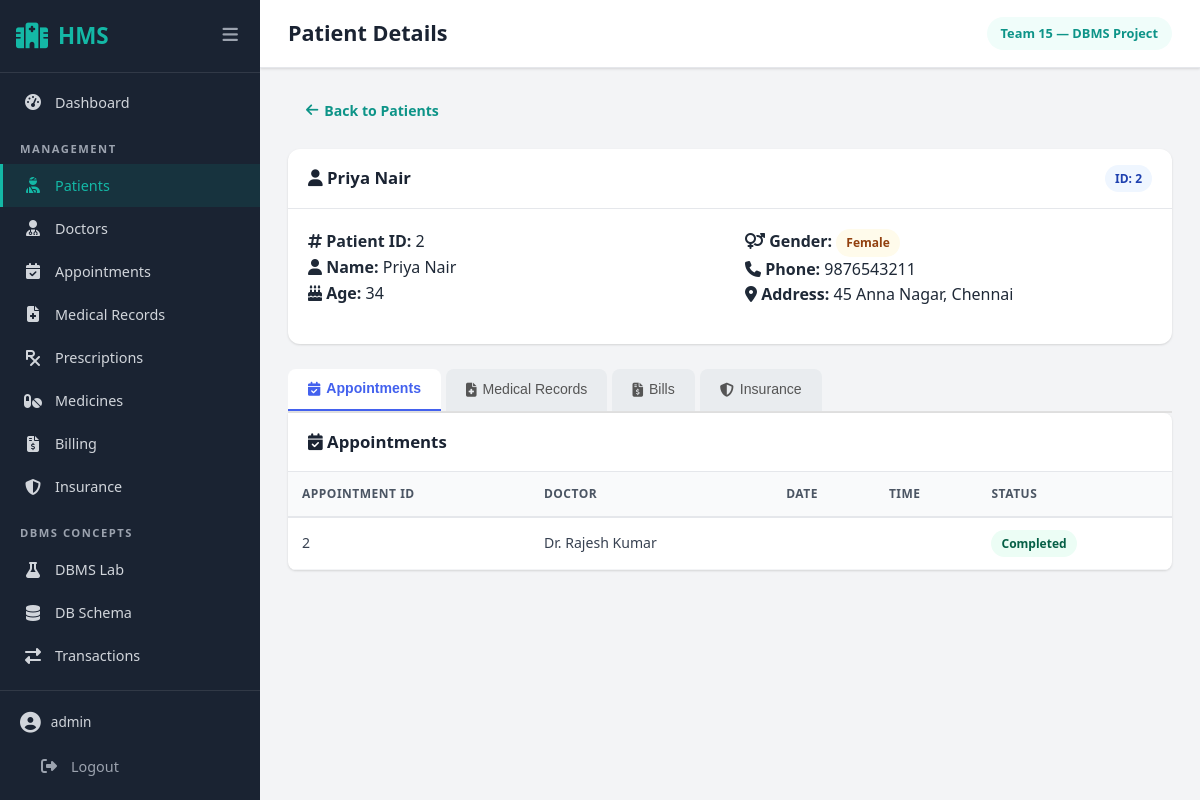
Page /patients/view/2 (signed in) on the committed database.
### tables this page shows
CREATE TABLE Patient (
        Patient_ID  INTEGER PRIMARY KEY AUTOINCREMENT,
        Name        TEXT NOT NULL,
        Age         INTEGER NOT NULL CHECK(Age > 0 AND Age < 150),
        Gender      TEXT NOT NULL CHECK(Gender IN ('Male', 'Female', 'Other')),
        Phone       TEXT NOT NULL,
        Address     TEXT NOT NULL
    );

CREATE TABLE Appointment (
        Appointment_ID  INTEGER PRIMARY KEY AUTOINCREMENT,
        Patient_ID      INTEGER NOT NULL,
        Doctor_ID       INTEGER NOT NULL,
        DateTime        TEXT NOT NULL,
        Status          TEXT NOT NULL DEFAULT 'Scheduled'
                        CHECK(Status IN ('Scheduled', 'Completed', 'Cancelled')),
        FOREIGN KEY (Patient_ID) REFERENCES Patient(Patient_ID),
        FOREIGN KEY (Doctor_ID)  REFERENCES Doctor(Doctor_ID),
        UNIQUE(Doctor_ID, DateTime)
    );

CREATE TABLE Doctor (
        Doctor_ID       INTEGER PRIMARY KEY AUTOINCREMENT,
        Name            TEXT NOT NULL,
        Specialization  TEXT NOT NULL,
        Phone           TEXT NOT NULL,
        Availability    TEXT NOT NULL DEFAULT 'Available'
    );

### app.py (the view)
@app.route('/patients/view/<int:patient_id>')
@login_required
def view_patient(patient_id):
    db = get_connection()
    patient = db.execute("SELECT * FROM Patient WHERE Patient_ID = ?", (patient_id,)).fetchone()
    if not patient:
        flash('Patient not found.', 'danger')
        return redirect(url_for('patients'))
    appointments = db.execute("""
        SELECT a.*, d.Name AS doctor_name FROM Appointment a
        JOIN Doctor d ON a.Doctor_ID = d.Doctor_ID
        WHERE a.Patient_ID = ? ORDER BY a.DateTime DESC
    """, (patient_id,)).fetchall()
    records = db.execute("""
        SELECT r.*, d.Name AS doctor_name FROM Medical_Record r
        JOIN Doctor d ON r.Doctor_ID = d.Doctor_ID
        WHERE r.Patient_ID = ? ORDER BY r.Record_Date DESC
    """, (patient_id,)).fetchall()
    bills = db.execute(
        "SELECT * FROM Bill WHERE Patient_ID = ? ORDER BY Bill_Date DESC", (patient_id,)
    ).fetchall()
    insurance = db.execute(
        "SELECT * FROM Insurance WHERE Patient_ID = ?", (patient_id,)
    ).fetchall()
    return render_template('view_patient.html', patient=patient,
                           appointments=appointments, records=records,
                           bills=bills, insurance=insurance)

### app.py (called while the page is built)
def login_required(f):
    @wraps(f)
    def decorated(*args, **kwargs):
        if 'user_id' not in session:
            flash('Please log in to access this page.', 'warning')
            return redirect(url_for('login'))
        return f(*args, **kwargs)
    return decorated

def get_connection():
    if 'db' not in g:
        g.db = get_db()
    return g.db

@app.teardown_appcontext
def close_connection(exception):
    db = g.pop('db', None)
    if db is not None:
        db.close()

### database.py (called while the page is built)
def get_db():
    conn = sqlite3.connect(DATABASE_PATH)
    conn.row_factory = sqlite3.Row
    conn.execute("PRAGMA foreign_keys = ON;")
    return conn

### templates/view_patient.html (shortened to what this page needs)
{% extends "base.html" %}
{% block page_title %}Patient Details{% endblock %}
{% block content %}
<div style="margin-bottom: 20px;">
    <a href="{{ url_for('patients') }}" class="btn btn-secondary">
        <i class="fas fa-arrow-left"></i> Back to Patients
    </a>
</div>
<div class="card" style="margin-bottom: 25px;">
    <div class="card-header">
        <h3><i class="fas fa-user"></i> {{ patient.Name }}</h3>
        <span class="badge badge-info">ID: {{ patient.Patient_ID }}</span>
    </div>
    <div class="card-body">
        <div class="form-row" style="gap: 30px;">
            <div class="form-group" style="flex: 1;">
                <p><strong><i class="fas fa-hashtag"></i> Patient ID:</strong> {{ patient.Patient_ID }}</p>
                <p><strong><i class="fas fa-user"></i> Name:</strong> {{ patient.Name }}</p>
                <p><strong><i class="fas fa-birthday-cake"></i> Age:</strong> {{ patient.Age }}</p>
            </div>
            <div class="form-group" style="flex: 1;">
                <p><strong><i class="fas fa-venus-mars"></i> Gender:</strong>
                    <span class="badge {% if patient.Gender == 'Male' %}badge-info{% elif patient.Gender == 'Female' %}badge-warning{% else %}badge-secondary{% endif %}">
                        {{ patient.Gender }}
                    </span>
                </p>
                <p><strong><i class="fas fa-phone"></i> Phone:</strong> {{ patient.Phone }}</p>
                <p><strong><i class="fas fa-map-marker-alt"></i> Address:</strong> {{ patient.Address }}</p>
            </div>
        </div>
    </div>
</div>
<div style="display: flex; gap: 5px; margin-bottom: 0; border-bottom: 2px solid #e0e0e0;">
    <button class="btn tab-btn active" onclick="openTab(event, 'appointments')" style="border-radius: 8px 8px 0 0;">
        <i class="fas fa-calendar-check"></i> Appointments
    </button>
    <button class="btn tab-btn" onclick="openTab(event, 'records')" style="border-radius: 8px 8px 0 0;">
        <i class="fas fa-file-medical"></i> Medical Records
    </button>
    <button class="btn tab-btn" onclick="openTab(event, 'bills')" style="border-radius: 8px 8px 0 0;">
        <i class="fas fa-file-invoice-dollar"></i> Bills
    </button>
    <button class="btn tab-btn" onclick="openTab(event, 'insurance')" style="border-radius: 8px 8px 0 0;">
        <i class="fas fa-shield-alt"></i> Insurance
    </button>
</div>
<div id="appointments" class="tab-content card" style="border-radius: 0 8px 8px 8px;">
    <div class="card-header">
        <h3><i class="fas fa-calendar-check"></i> Appointments</h3>
    </div>
    <div class="card-body" style="padding: 0;">
        {% if appointments %}
        <table class="data-table">
            <thead>
                <tr>
                    <th>Appointment ID</th>
                    <th>Doctor</th>
                    <th>Date</th>
                    <th>Time</th>
                    <th>Status</th>
                </tr>
            </thead>
            <tbody>
                {% for a in appointments %}
                <tr>
                    <td>{{ a.Appointment_ID }}</td>
                    <td>{{ a.Doctor_Name if a.Doctor_Name else a.Doctor_ID }}</td>
                    <td>{{ a.Date }}</td>
                    <td>{{ a.Time }}</td>
                    <td>
                        <span class="badge {% if a.Status == 'Completed' %}badge-success{% elif a.Status == 'Scheduled' %}badge-info{% elif a.Status == 'Cancelled' %}badge-danger{% else %}badge-warning{% endif %}">
                            {{ a.Status }}
                        </span>
                    </td>
                </tr>
                {% endfor %}
            </tbody>
        </table>
        {% else %}
        <div class="empty-state" style="padding: 30px;">
            <i class="fas fa-calendar-times" style="font-size: 36px; color: #ccc; margin-bottom: 10px;"></i>
            <p>No appointments found for this patient.</p>
        </div>
        {% endif %}
    </div>
</div>
{% endblock %}

### static/css/style.css (style rules this page uses)
*, *::before, *::after { box-sizing: border-box; margin: 0; padding: 0; }
:root { --navy: #1a2332; --navy-light: #2c3e6b; --teal: #0d9488; --teal-light: #14b8a6; --teal-bg: #f0fdfa; --white: #ffffff; --gray-50: #f9fafb; --gray-100: #f3f4f6; --gray-200: #e5e7eb; --gray-300: #d1d5db; --gray-400: #9ca3af; --gray-500: #6b7280; --gray-600: #4b5563; --gray-700: #374151; --gray-800: #1f2937; --green: #10b981; --green-bg: #ecfdf5; --red: #ef4444; --red-bg: #fef2f2; --yellow: #f59e0b; --yellow-bg: #fffbeb; --blue: #3b82f6; --blue-bg: #eff6ff; --purple: #8b5cf6; --sidebar-w: 260px; --sidebar-collapsed: 70px; --radius: 12px; --radius-sm: 8px; --shadow: 0 1px 3px rgba(0,0,0,0.08), 0 1px 2px rgba(0,0,0,0.06); --shadow-md: 0 4px 6px rgba(0,0,0,0.07), 0 2px 4px rgba(0,0,0,0.06); --shadow-lg: 0 10px 15px rgba(0,0,0,0.1), 0 4px 6px rgba(0,0,0,0.05); --transition: 0.2s ease; }
body { font-family: 'Segoe UI', system-ui, -apple-system, sans-serif; background: var(--gray-100); color: var(--gray-800); line-height: 1.6; min-height: 100vh; }
a { color: var(--teal); text-decoration: none; }
.card { background: var(--white); border-radius: var(--radius); box-shadow: var(--shadow); overflow: hidden; transition: box-shadow var(--transition); }
.card-header { padding: 16px 20px; border-bottom: 1px solid var(--gray-200); display: flex; align-items: center; justify-content: space-between; gap: 12px; }
.card-header h2, .card-header h3 { font-size: 1.05rem; font-weight: 700; color: var(--navy); }
.card-body { padding: 20px; }
.data-table { width: 100%; border-collapse: collapse; font-size: 0.88rem; }
.data-table th { background: var(--gray-50); padding: 12px 14px; text-align: left; font-weight: 600; color: var(--gray-600); border-bottom: 2px solid var(--gray-200); white-space: nowrap; text-transform: uppercase; font-size: 0.75rem; letter-spacing: 0.5px; }
.data-table td { padding: 12px 14px; border-bottom: 1px solid var(--gray-100); color: var(--gray-700); vertical-align: middle; }
.badge { padding: 4px 10px; border-radius: 20px; font-size: 0.75rem; font-weight: 600; display: inline-flex; align-items: center; gap: 4px; }
.badge-success { background: var(--green-bg); color: #065f46; }
.badge-warning { background: var(--yellow-bg); color: #92400e; }
.badge-info { background: var(--blue-bg); color: #1e40af; }
.btn { padding: 9px 18px; border: none; border-radius: var(--radius-sm); font-size: 0.88rem; font-weight: 600; cursor: pointer; display: inline-flex; align-items: center; gap: 6px; transition: var(--transition); text-decoration: none; line-height: 1.4; }
.form-group { margin-bottom: 16px; }
.form-row { display: grid; grid-template-columns: repeat(auto-fit, minmax(200px, 1fr)); gap: 16px; }

### templates/view_patient.html (style rules this page uses)
.tab-btn { background: #e9ecef; border: none; padding: 10px 20px; cursor: pointer; color: #555; font-weight: 500; transition: all 0.2s; }
.tab-btn.active { background: #fff; color: #4361ee; border-bottom: 2px solid #4361ee; font-weight: 600; }

### rows in the picture
Patient: Name "Priya Nair", Patient_ID "2", Age "34", Gender "Female", Phone "9876543211", Address "45 Anna Nagar, Chennai"
Appointment: Appointment_ID "2", Name "Dr. Rajesh Kumar", Status "Completed"

### other values in the picture
{{ session.get('username', 'Admin') }} "admin"
